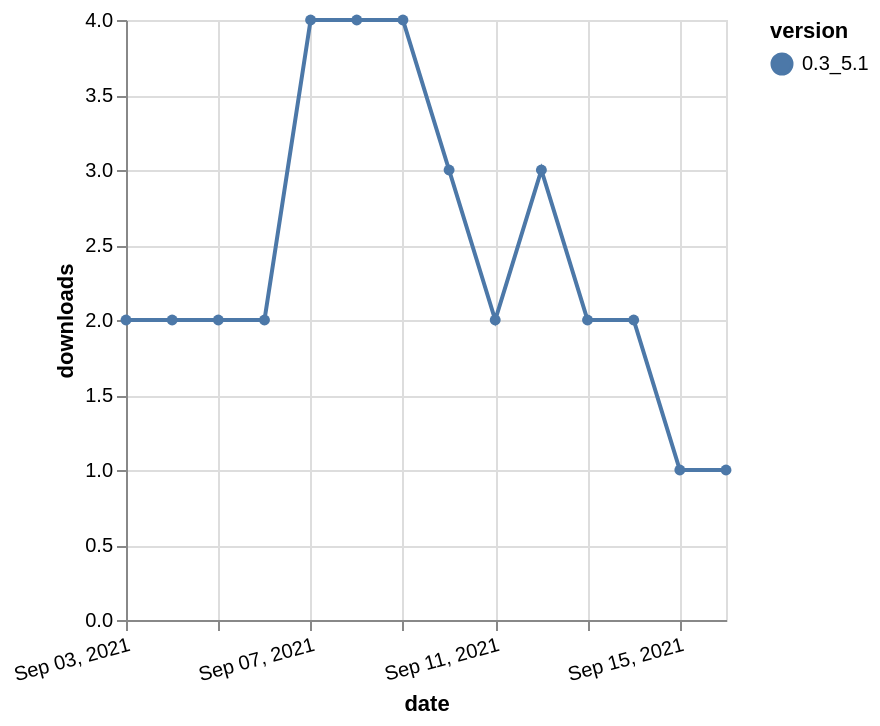

The Vega-Lite source for this figure:
### Vega-Lite specification from a JSON file in a GitHub repository (floating-point values rounded to 4 significant figures)
{"$schema": "https://vega.github.io/schema/vega-lite/v5.json", "description": "A simple bar chart with embedded data.", "data": {"values": [{"date": "2021-09-03", "total": 3157, "delta": 2, "version": "0.3_5.1"}, {"date": "2021-09-04", "total": 3159, "delta": 2, "version": "0.3_5.1"}, {"date": "2021-09-05", "total": 3161, "delta": 2, "version": "0.3_5.1"}, {"date": "2021-09-06", "total": 3163, "delta": 2, "version": "0.3_5.1"}, {"date": "2021-09-07", "total": 3167, "delta": 4, "version": "0.3_5.1"}, {"date": "2021-09-08", "total": 3171, "delta": 4, "version": "0.3_5.1"}, {"date": "2021-09-09", "total": 3175, "delta": 4, "version": "0.3_5.1"}, {"date": "2021-09-10", "total": 3178, "delta": 3, "version": "0.3_5.1"}, {"date": "2021-09-11", "total": 3180, "delta": 2, "version": "0.3_5.1"}, {"date": "2021-09-12", "total": 3183, "delta": 3, "version": "0.3_5.1"}, {"date": "2021-09-13", "total": 3185, "delta": 2, "version": "0.3_5.1"}, {"date": "2021-09-14", "total": 3187, "delta": 2, "version": "0.3_5.1"}, {"date": "2021-09-15", "total": 3188, "delta": 1, "version": "0.3_5.1"}, {"date": "2021-09-16", "total": 3189, "delta": 1, "version": "0.3_5.1"}]}, "width": "container", "mark": {"type": "line", "point": {"filled": true}}, "encoding": {"x": {"field": "date", "type": "temporal", "timeUnit": "yearmonthdate", "title": "date", "axis": {"labelAngle": -15}}, "y": {"field": "delta", "type": "quantitative", "title": "downloads"}, "color": {"field": "version", "type": "nominal"}, "tooltip": {"field": "delta"}}}
